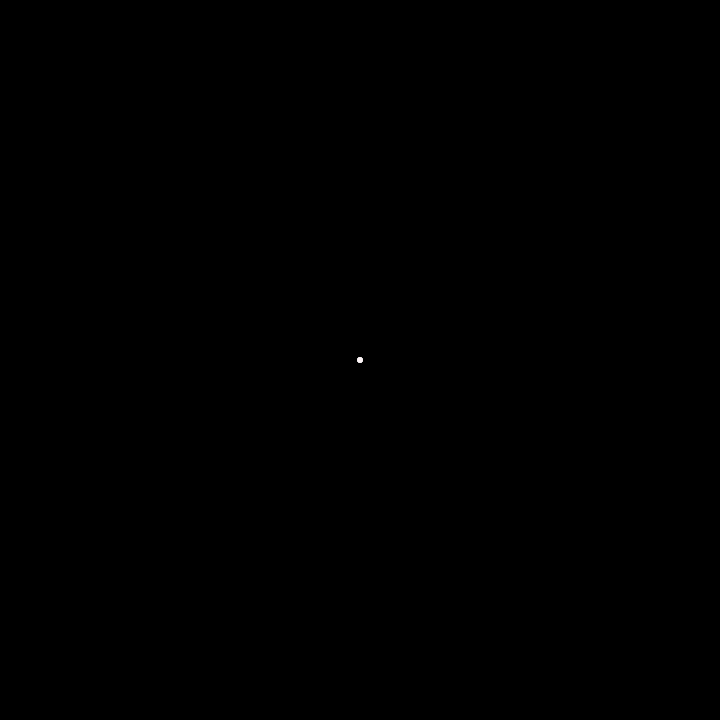
Frame 1 (no input)
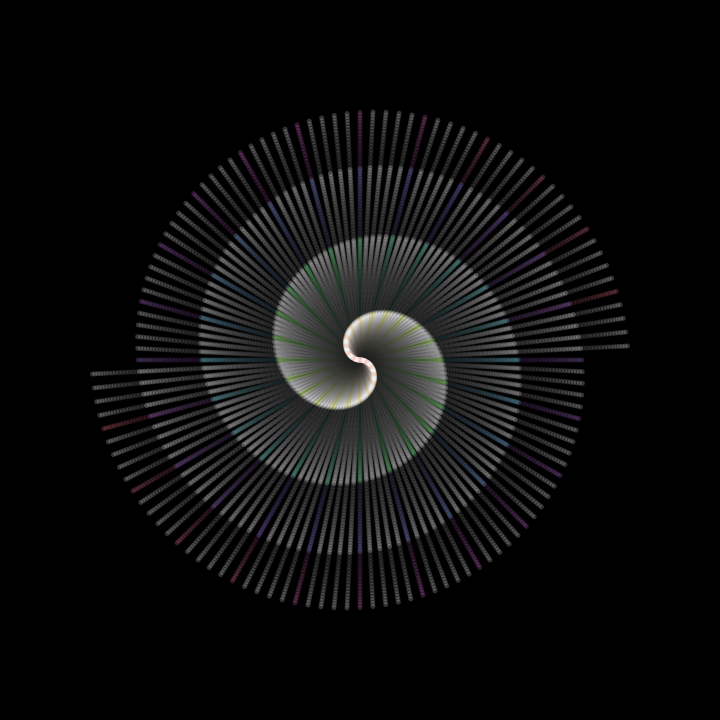
Frame 60 (the mouse pressed at the canvas centre just before this capture)
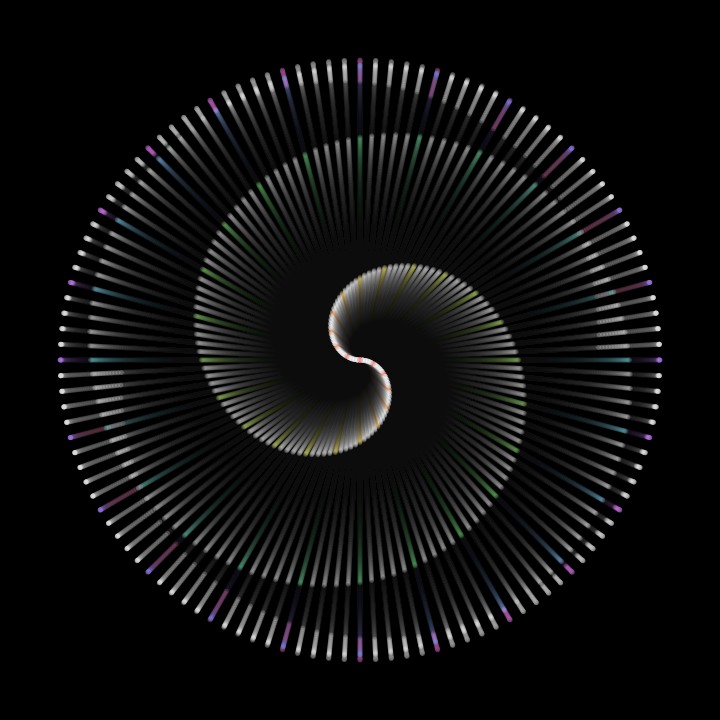
Frame 120 (the mouse held since frame 60 and released just before this capture)

The Processing sketch that drew these frames (run headless with seeded random() and noise(); from frame 60 on, the mouse is pressed at the canvas centre):

// Processing sketch: processing_100750
// ── processing_100750.pde


float r, r2 ;
float a = 300;
float n = 0;
float d = 2;

PVector point = new PVector(0,0);;
PVector point2 = new PVector(0,0);;
PVector center;

void setup() {
  size(720, 720);
  center = new PVector(width/2,height/2);
  colorMode(HSB, 360, 100, 100);
  background(0);
  smooth();
  noStroke();
}

float ac = 0;

void draw() {
  fill(0, 10);
  rect(0, 0, width, height);

  for (int t = 0; t < 360*2;t+=3) {
    r = a * sin(radians(t * n / d));
    r2 = a * sin(radians(-t * n / d));
   
    point.set(cos(radians(t)),sin(radians(t)),0);
    point.mult(r);
    point.add(center);

    point2.set(cos(radians(t)),sin(radians(t)),0);
    point2.mult(r2);
    point2.add(center);


    if (t % 5 == 0) {
      fill(t/2.0, 50, 100, 50);
    } else {   
      fill(360, 50);
    }
    ellipse(point.x, point.y, 5, 5);
    ellipse(point2.x, point2.y, 5, 5);
  }

  n += 0.003;
  d += 0.0001;
} 
